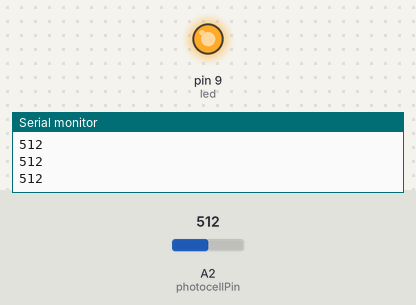
Recording of a sketch running on a simulated Arduino Uno, built with avr-gcc and run on an emulated ATmega328P. Parts: output pins drawn as LEDs (lit = HIGH), the last lines printed to the serial monitor. The test bench sets the inputs (shaded band); at power-on: A2 (photocellPin) = 512.

Above: at 1.2 s.
1.3 s: A2 (photocellPin) set to 687
2.8 s: A2 (photocellPin) set to 715
At 4.0 s:
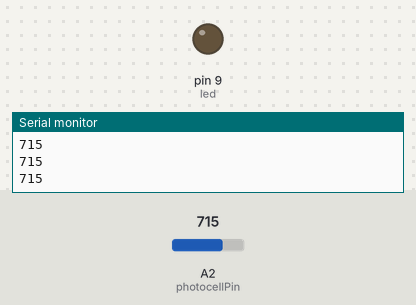
4.3 s: A2 (photocellPin) set to 690
At 5.4 s:
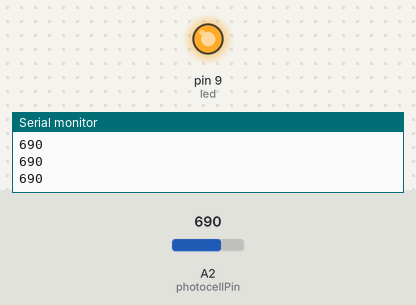
5.8 s: A2 (photocellPin) set to 710
At 6.7 s:
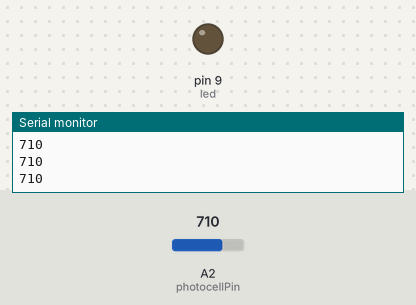
Timing chart, 0 to 8.3 s (numbered marks = the images above; inputs shaded):
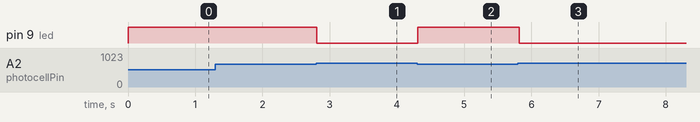

Measured:
- the behaviour switches between 700 and 701 on A2 (photocellPin) (found by bisection; images 0 and 1)
- after the input at 2.8 s, pin 9 (led): HIGH → LOW at once
- after the input at 4.3 s, pin 9 (led): LOW → HIGH at once
- after the input at 5.8 s, pin 9 (led): HIGH → LOW at once

The sketch:

hw1-2.ino
```cpp
int photocellPin = 2; // Photocell on analog in A2
int resistiity = 0;   // Light resistance variable
int minLight = 700;   // Light threshold
int led = 9;          // led pin
int ledState = 0;

void setup() {
  pinMode(led, OUTPUT);
  Serial.begin(9600);
}

void loop() {

  resistiity = analogRead(photocellPin);
  Serial.println(resistiity);

  if (resistiity < minLight && ledState == 0) {
    digitalWrite(led, HIGH); // turn on LED
    ledState = 1;
  }

  if (resistiity > minLight && ledState == 1) {
    digitalWrite(led, LOW); // turn off LED
    ledState = 0;
  }

  delay(100);
}
```
